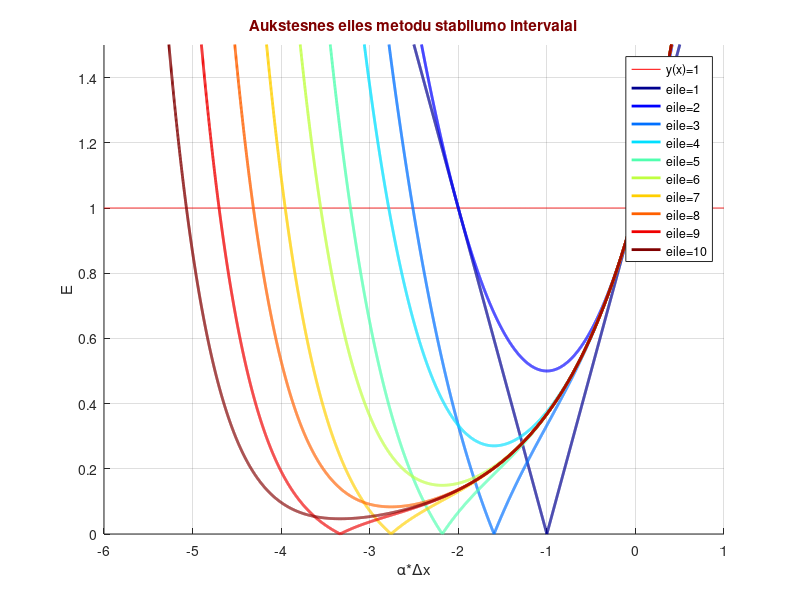

Recreate this plot in MATLAB.
% Skirtingu aukstesniuju eiliu metodu stabilumo tyrimas
clc, close all, clear all
xxx=[-6:0.001:1]; % braizymo sritis
maxeile=10;
a=1
figure(1),grid on,hold on,set(gcf,'Color','w');xlim([-6  1]);ylim([0  1.5]); 
plot(xxx,ones(1,length(xxx)),'r-');
leg={sprintf('y(x)=%d',1)};hleg=[];
colormap('jet')
cmap=colormap
cmp=size(colormap,1)
dcmp=floor(cmp/(maxeile-1));
for eile=1:maxeile
    % spalvos kodas:
    spalva=cmap(1+(eile-1)*dcmp,:)

    fff=1;for j=1:eile, fff=fff+a*xxx.^j/factorial(j);end

    plot(xxx,abs(fff),'Color',spalva,'Linewidth',2); 
    
    leg={leg{:},sprintf('eile=%d',eile)};
    if ~isempty(hleg),delete(hleg);end;
    hleg=legend(leg);
    pause
end
xlabel('\alpha*\Deltax');ylabel('E');title('Aukstesnes eiles metodu stabilumo intervalai','Color',spalva); 

  
